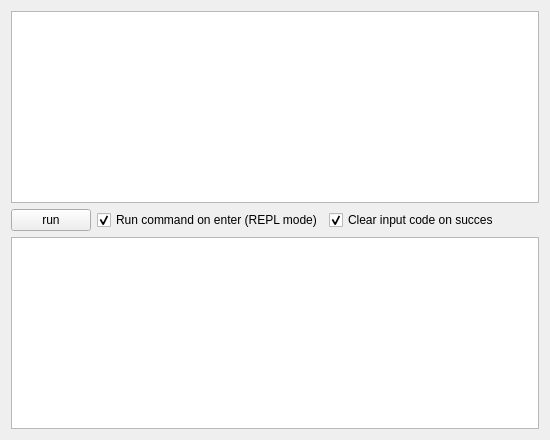
      <widget class="QWidget" name="tab">
       <attribute name="title">
        <string>Python console</string>
       </attribute>
       <attribute name="toolTip">
        <string>Tab for interactive python session.</string>
       </attribute>
       <attribute name="whatsThis">
        <string>Tab for interactive python session.</string>
       </attribute>
       <layout class="QVBoxLayout" name="verticalLayout_11">
        <item>
         <widget class="QTextEdit" name="txt_python_out">
          <property name="readOnly">
           <bool>true</bool>
          </property>
         </widget>
        </item>
        <item>
         <layout class="QHBoxLayout" name="horizontalLayout_7">
          <item>
           <widget class="QPushButton" name="bt_python_run">
            <property name="sizePolicy">
             <sizepolicy hsizetype="Fixed" vsizetype="Fixed">
              <horstretch>0</horstretch>
              <verstretch>0</verstretch>
             </sizepolicy>
            </property>
            <property name="text">
             <string>run</string>
            </property>
           </widget>
          </item>
          <item>
           <widget class="QCheckBox" name="chb_python_process_enter">
            <property name="text">
             <string>Run command on enter (REPL mode)</string>
            </property>
            <property name="checked">
             <bool>true</bool>
            </property>
           </widget>
          </item>
          <item>
           <widget class="QCheckBox" name="chb_python_clear">
            <property name="text">
             <string>Clear input code on succes</string>
            </property>
            <property name="checked">
             <bool>true</bool>
            </property>
           </widget>
          </item>
          <item>
           <spacer name="horizontalSpacer_5">
            <property name="orientation">
             <enum>Qt::Horizontal</enum>
            </property>
            <property name="sizeHint" stdset="0">
             <size>
              <width>40</width>
              <height>20</height>
             </size>
            </property>
           </spacer>
          </item>
         </layout>
        </item>
        <item>
         <widget class="QTextEdit" name="txt_python_in"/>
        </item>
       </layout>
      </widget>
